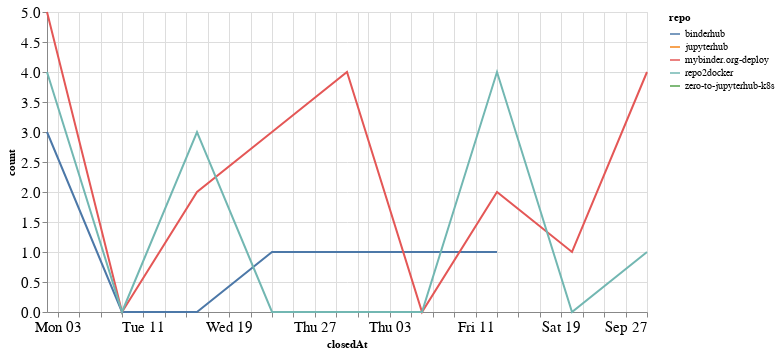

Here is the notebook cell this chart was saved with:
### Code cell
closed_by_time = closed_by.groupby('repo').resample('W', on='closedAt').count()['author'].reset_index()
closed_by_time = closed_by_time.rename(columns={'author': 'count'})

alt.Chart(closed_by_time, width=600).mark_line().encode(
    x='closedAt',
    y='count',
    color='repo',
    tooltip="repo"
)

### Figure 1 — Vega-Lite specification as saved in the notebook (floating-point values rounded to 4 significant figures)
{"config": {"axisLeft": {"labelFontSize": 15}, "axisBottom": {"labelFontSize": 15}}, "data": {"name": "data-588affca0c1f13e104ae419f78f39605"}, "mark": "line", "encoding": {"color": {"type": "nominal", "field": "repo"}, "tooltip": {"type": "nominal", "field": "repo"}, "x": {"type": "temporal", "field": "closedAt"}, "y": {"type": "quantitative", "field": "count"}}, "width": 600, "$schema": "https://vega.github.io/schema/vega-lite/v4.8.1.json", "datasets": {"data-588affca0c1f13e104ae419f78f39605": [{"repo": "binderhub", "closedAt": "2020-08-02T00:00:00", "count": 3}, {"repo": "binderhub", "closedAt": "2020-08-09T00:00:00", "count": 0}, {"repo": "binderhub", "closedAt": "2020-08-16T00:00:00", "count": 0}, {"repo": "binderhub", "closedAt": "2020-08-23T00:00:00", "count": 1}, {"repo": "binderhub", "closedAt": "2020-08-30T00:00:00", "count": 1}, {"repo": "binderhub", "closedAt": "2020-09-06T00:00:00", "count": 1}, {"repo": "binderhub", "closedAt": "2020-09-13T00:00:00", "count": 1}, {"repo": "jupyterhub", "closedAt": "2020-08-16T00:00:00", "count": 1}, {"repo": "mybinder.org-deploy", "closedAt": "2020-08-02T00:00:00", "count": 5}, {"repo": "mybinder.org-deploy", "closedAt": "2020-08-09T00:00:00", "count": 0}, {"repo": "mybinder.org-deploy", "closedAt": "2020-08-16T00:00:00", "count": 2}, {"repo": "mybinder.org-deploy", "closedAt": "2020-08-23T00:00:00", "count": 3}, {"repo": "mybinder.org-deploy", "closedAt": "2020-08-30T00:00:00", "count": 4}, {"repo": "mybinder.org-deploy", "closedAt": "2020-09-06T00:00:00", "count": 0}, {"repo": "mybinder.org-deploy", "closedAt": "2020-09-13T00:00:00", "count": 2}, {"repo": "mybinder.org-deploy", "closedAt": "2020-09-20T00:00:00", "count": 1}, {"repo": "mybinder.org-deploy", "closedAt": "2020-09-27T00:00:00", "count": 4}, {"repo": "repo2docker", "closedAt": "2020-08-02T00:00:00", "count": 4}, {"repo": "repo2docker", "closedAt": "2020-08-09T00:00:00", "count": 0}, {"repo": "repo2docker", "closedAt": "2020-08-16T00:00:00", "count": 3}, {"repo": "repo2docker", "closedAt": "2020-08-23T00:00:00", "count": 0}, {"repo": "repo2docker", "closedAt": "2020-08-30T00:00:00", "count": 0}, {"repo": "repo2docker", "closedAt": "2020-09-06T00:00:00", "count": 0}, {"repo": "repo2docker", "closedAt": "2020-09-13T00:00:00", "count": 4}, {"repo": "repo2docker", "closedAt": "2020-09-20T00:00:00", "count": 0}, {"repo": "repo2docker", "closedAt": "2020-09-27T00:00:00", "count": 1}, {"repo": "zero-to-jupyterhub-k8s", "closedAt": "2020-08-16T00:00:00", "count": 1}]}}
